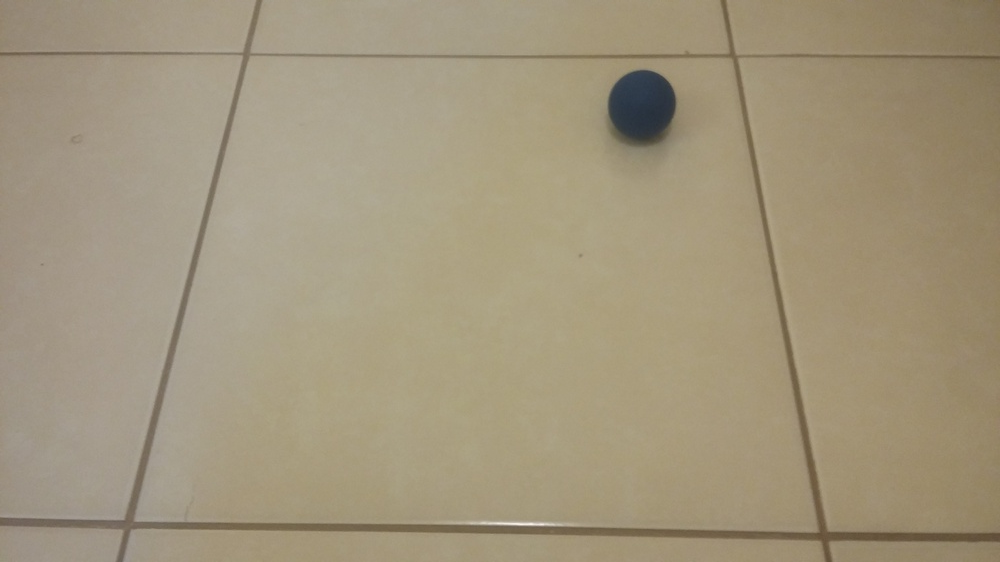
#> input picture images/source/20210726_171600.jpg, 1000 x 562 px, shrunk from 3264 x 1836 before the run
$ python main.py
#> lines starting #> are read from the running program, lines starting #| are printed output that depends on the picture; after the words box and inside, x2 and y2 are one past the last pixel; in counts of white or black regions, pixels touching at a corner belong together
import cv2
import numpy as np


class ObjectCropper:
    def __init__(self, source_path, result_path):
        self.source_path = source_path
        self.result_path = result_path

    def _pre_process_image(self, image):
        gray = cv2.cvtColor(image, cv2.COLOR_BGR2GRAY)
        return gray

    def _threshold_image(self, preprocessed_image):
        _, result = cv2.threshold(
            preprocessed_image, 85, 255, cv2.THRESH_BINARY_INV)
        return result

    def _apply_morphological_operations(self, thresh):
        kernel = cv2.getStructuringElement(cv2.MORPH_ELLIPSE, (1, 1))
        erode = cv2.dilate(thresh, kernel, iterations=1)
        morphed = cv2.morphologyEx(erode, cv2.MORPH_ERODE, kernel)
        return morphed

    def _find_largest_contour(self, morphed_image):
        contours, _ = cv2.findContours(
            morphed_image, cv2.RETR_EXTERNAL, cv2.CHAIN_APPROX_SIMPLE)
        return max(contours, key=cv2.contourArea)

    def _crop_object(self, image, largest_contour):
        mask = np.zeros_like(image)
        cv2.drawContours(mask, [largest_contour], -1,
                         (255, 255, 255), thickness=cv2.FILLED)
        result = cv2.bitwise_and(image, mask)
        background = np.zeros_like(image, dtype=np.uint8)
        cv2.add(result, background, mask=cv2.cvtColor(mask, cv2.COLOR_BGR2GRAY))
        return result

    def _save_result(self, image_file, processed_image):
        path = f"{self.result_path}/{image_file}"
        cv2.imwrite(path, processed_image)
        return path

    def _process(self, image_file):
        self.image = cv2.imread(f"{self.source_path}/{image_file}")

        preprocessed_image = self._pre_process_image(self.image)
        thresh_image = self._threshold_image(preprocessed_image)
        morphed_image = self._apply_morphological_operations(thresh_image)
        largest_contour = self._find_largest_contour(morphed_image)

        cropped_object = self._crop_object(self.image, largest_contour)

        return self._save_result(image_file, cropped_object)

    def read_and_process_images(self):
        for image in os.listdir(self.source_path):
            path = self._process(image)
#> in _process, self.image is the input picture: shape (562, 1000, 3); mean B, G, R 124, 149.6, 161.4
#> in _pre_process_image, `gray = cv2.cvtColor(image, cv2.COLOR_BGR2GRAY)`:
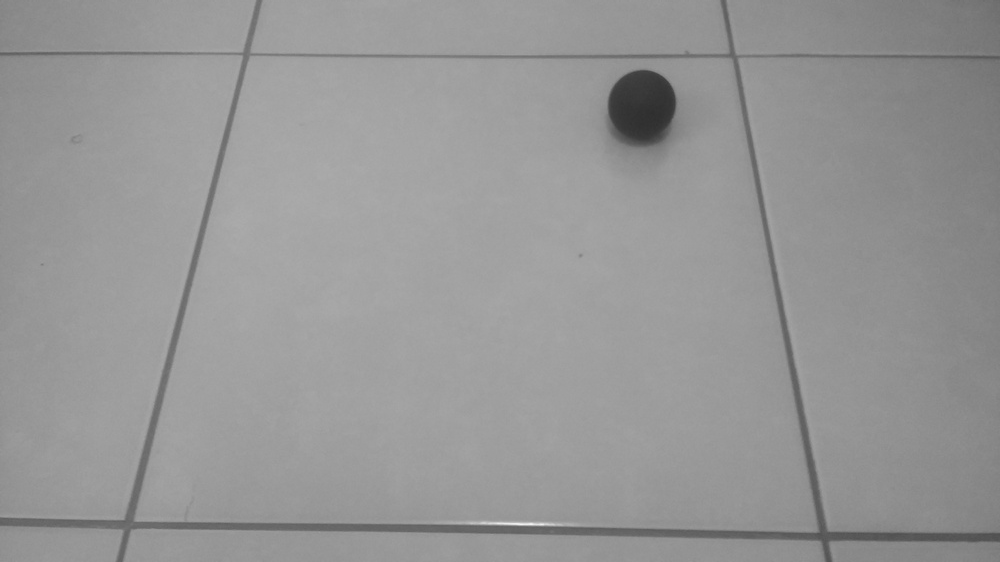
#> gray: shape (562, 1000); min 46, max 244, mean 150.2
#> in _threshold_image, `_, result = cv2.threshold( preprocessed_image, 85, 255, cv2.THRESH_BIN..`:
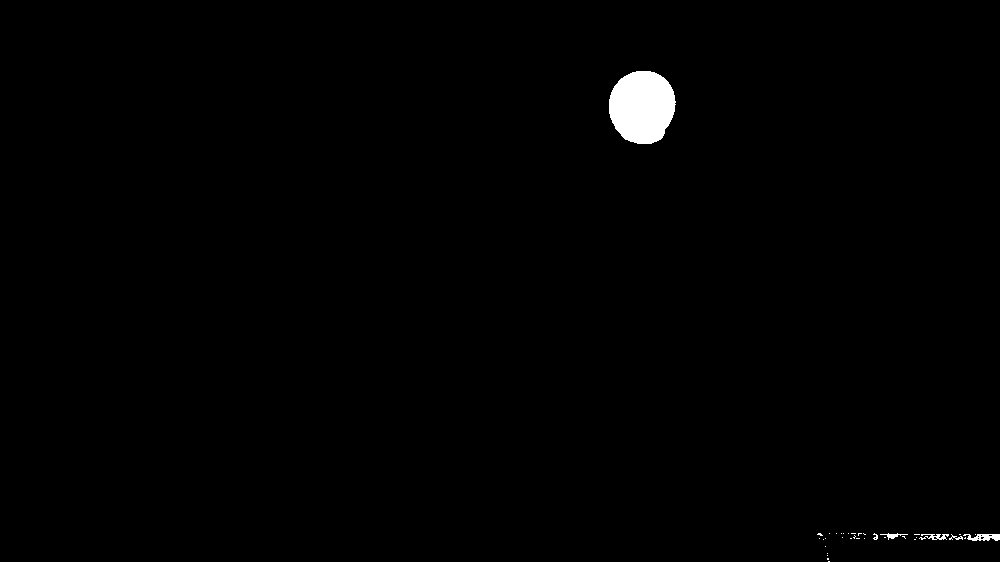
#> result: shape (562, 1000); 0.77% white; 36 white regions (30 under 20 px)
#> in _find_largest_contour, `contours, _ = cv2.findContours( morphed_image, cv2.RETR_EXTERNAL, cv2...`: contours = 36 contours, 32 with area under 20; largest, box (x1, y1, x2, y2) and area: (609, 71, 676, 144) 3750, (963, 534, 1000, 541) 142, (919, 534, 949, 540) 55, (880, 533, 908, 540) 34
#> in _process, `largest_contour = self._find_largest_contour(morphed_image)`: largest_contour = contour of 104 points, box (x1, y1, x2, y2) (609, 71, 676, 144), area 3750
#> in _crop_object, `cv2.drawContours(mask, [largest_contour], -1, (255, 255, 255), thickne..`:
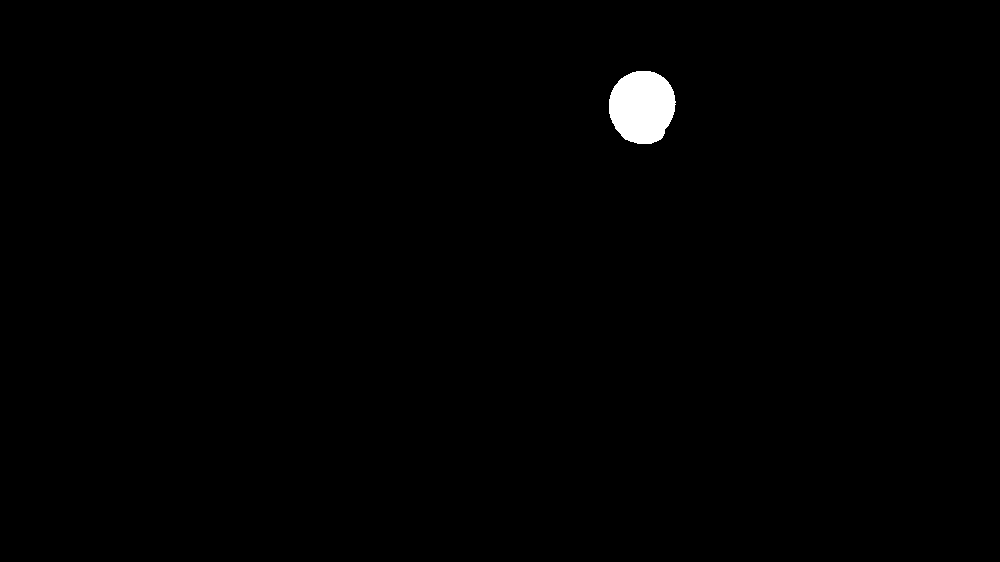
#> mask: shape (562, 1000, 3); 0.69% white; 1 white region, box (x1, y1, x2, y2) and area: (609, 71, 676, 144) 3851
#> path = './images/result/20210726_171600.jpg'
            print(f"Processed image saved at: {path}")
#| Processed image saved at: ./images/result/20210726_171600.jpg


if __name__ == '__main__':
    import os

    IMAGES_DIR = "./images"
    IMAGES_SOURCE = f"{IMAGES_DIR}/source"
    IMAGES_RESULT = f"{IMAGES_DIR}/result"

    cropper = ObjectCropper(source_path=IMAGES_SOURCE,
                            result_path=IMAGES_RESULT)
    cropper.read_and_process_images()
